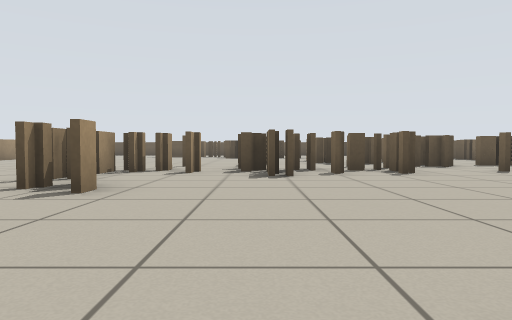
view 1 (above)

24 first-person views from a walk through a robot-simulator world made for Stage. The camera is 0.5 m above the floor, tilts 2° down and sees 70° across. The lines on the ground mark 1 m squares. The floor is counted in squares, 1 m on a side. Each view is taken from the middle of a square. On the plan, view 1 faces up. The plan holds only what a view shows up to about 9 squares ahead; the rest is blank. Robots are left out.

view 2
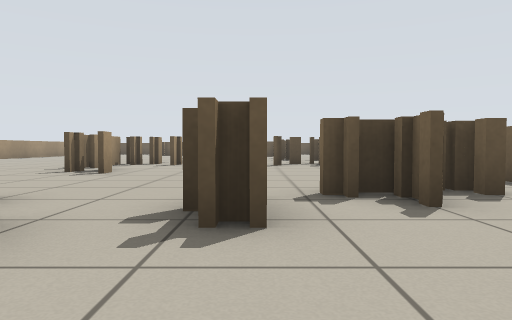

view 3
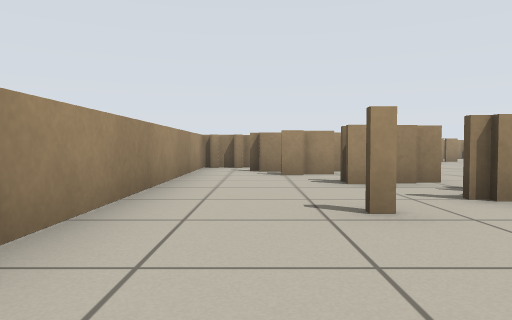

view 4
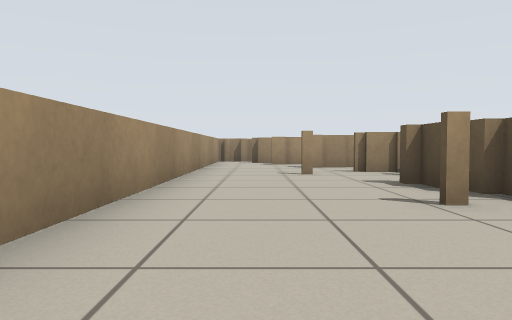

view 5
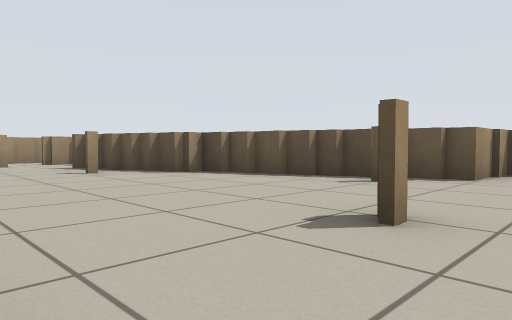

view 6
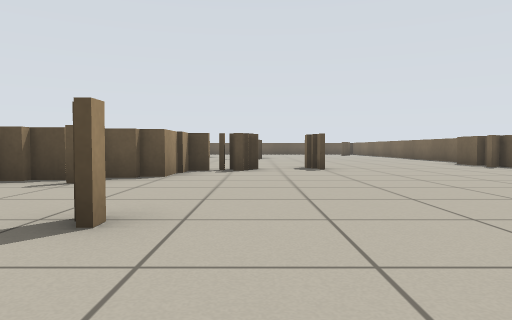

view 7
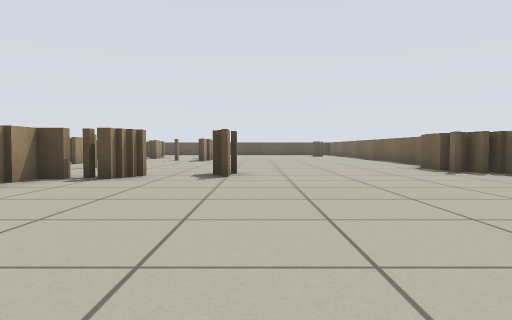

view 8
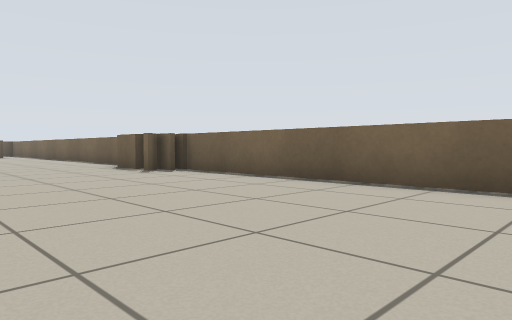

view 9
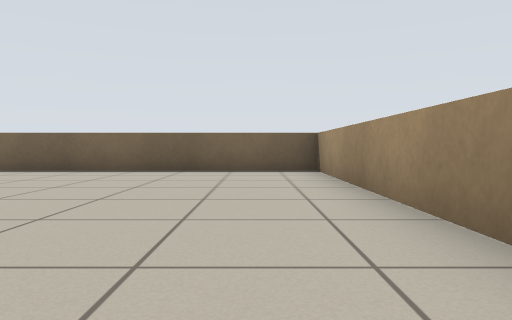

view 10
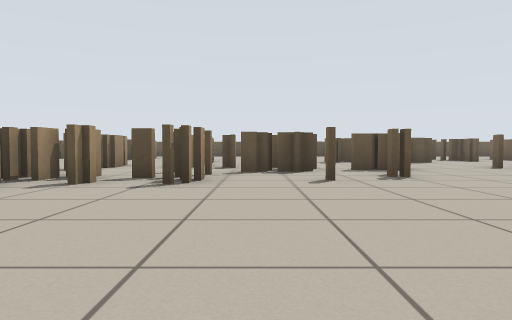

view 11
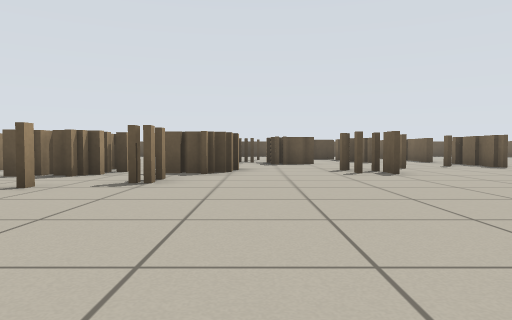

view 12
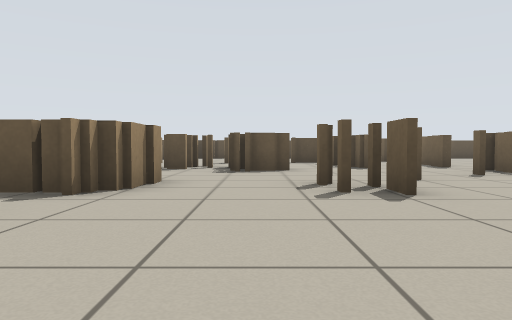

view 13
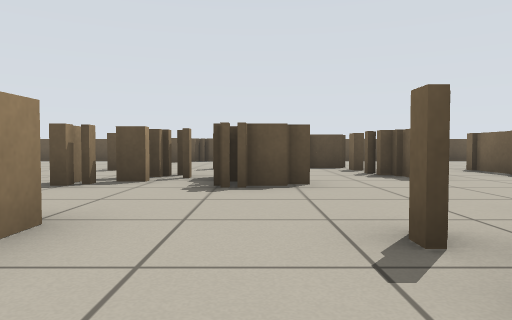

view 14
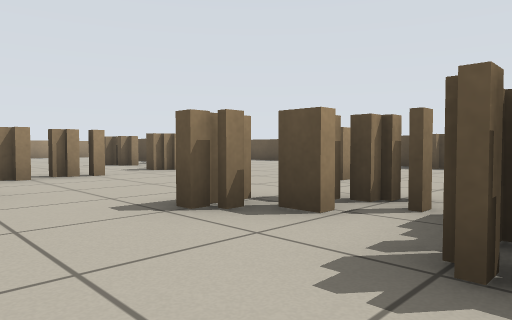

view 15
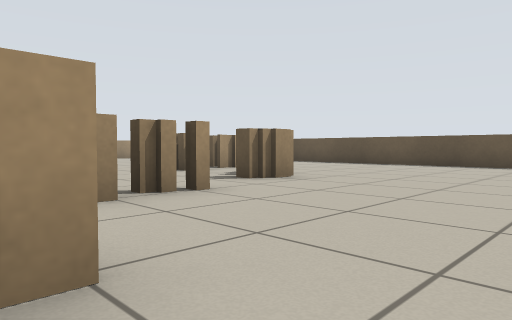

view 16
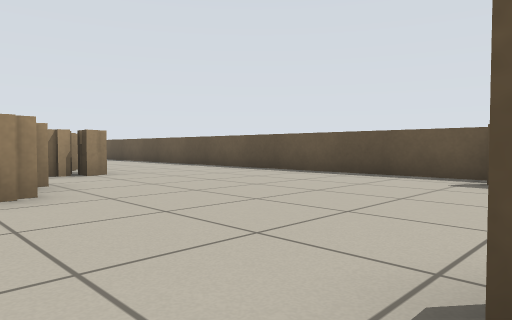

view 17
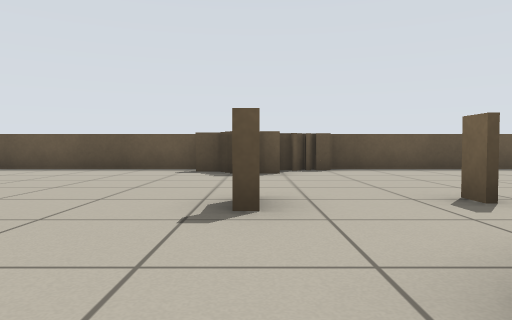

view 18
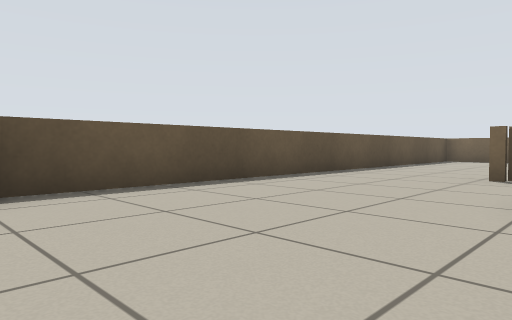

view 19
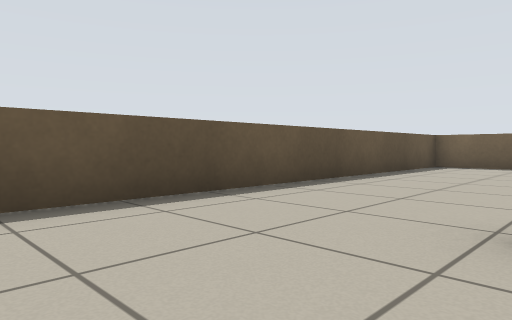

view 20
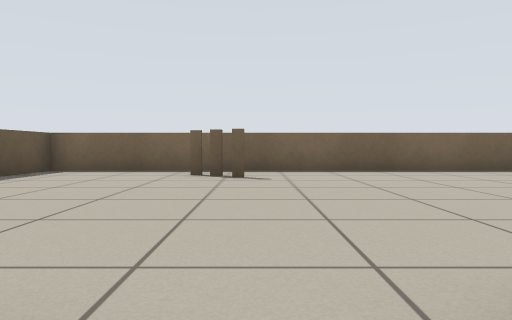

view 21
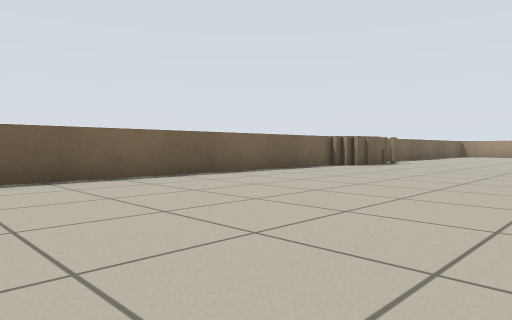

view 22
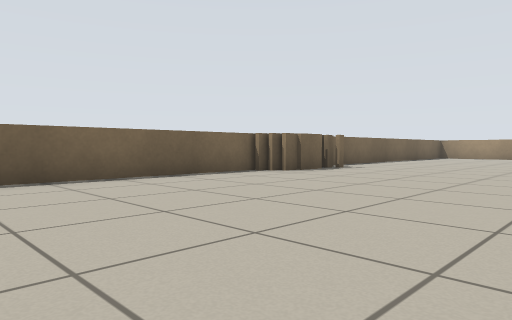

view 23
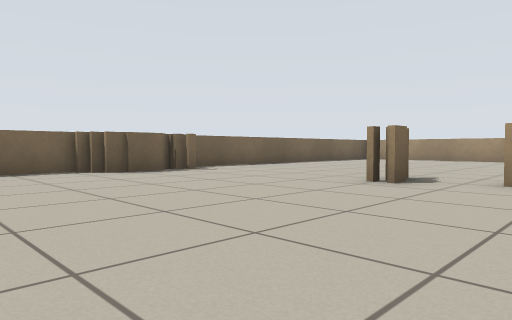

view 24
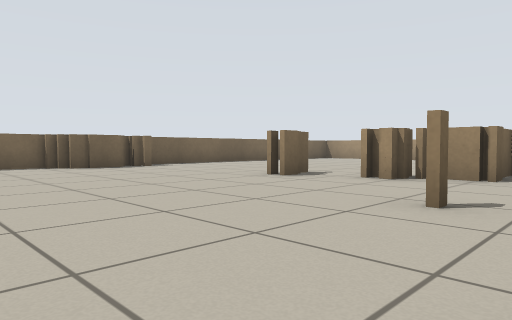

### Floor plan
Key: @ floor where view 1 was taken; # wall or solid block; x gap in a wall; . floor.
Columns run from 5 left of view 1 to 21 right of it. Each row starts with its distance up from view 1.
 23     ####### ###############
 22     ......###.............#
 21    ........#..............#
 20    .......................#
 19   ###.............#.....#x#
 18     #...........# ........#
 17     #.##...#..#.# .#......#
 16     .......... .# .#......#
 15     ........## .#..x......#
 14      ..#....###....x......#
 13        #..........##......#
 12          #......#..#......#
 11      #. ##..#..#..........#
 10      #...####..#..........#
  9   ...#.#####..............#
  8   ##.####.##.....#.......##
  7 . #..##.#................##
  6 ..#............. ...#....##
  5 ...#............ ####.....#
  4  ..#...........  #........#
  3   .........  .  ##........#
  2   ........#  ####.........#
  1    ....##.####............#
  0    #.@#.x.###.............#
 -1    #....#.........#.......#
 -2   ##......................#
 -3   #............ ..........#
 -4   ############      #######

Positions as (right, up) in squares from view 1, and headings:
1: (0, 0), facing up
2: (1, -3), facing up
3: (6, -2), facing left
4: (10, -2), facing left
5: (14, -3), facing up-left
6: (14, -3), facing up
7: (16, -1), facing up
8: (16, -1), facing up-right
9: (13, -2), facing right
10: (4, 2), facing up
11: (8, 3), facing up
12: (9, 6), facing up
13: (9, 9), facing up
14: (9, 12), facing up-left
15: (6, 12), facing up-left
16: (6, 16), facing up-left
17: (6, 14), facing up
18: (7, 18), facing up-right
19: (11, 19), facing up-right
20: (13, 18), facing right
21: (15, 17), facing down-right
22: (15, 14), facing down-right
23: (13, 11), facing down-right
24: (11, 11), facing down-right
